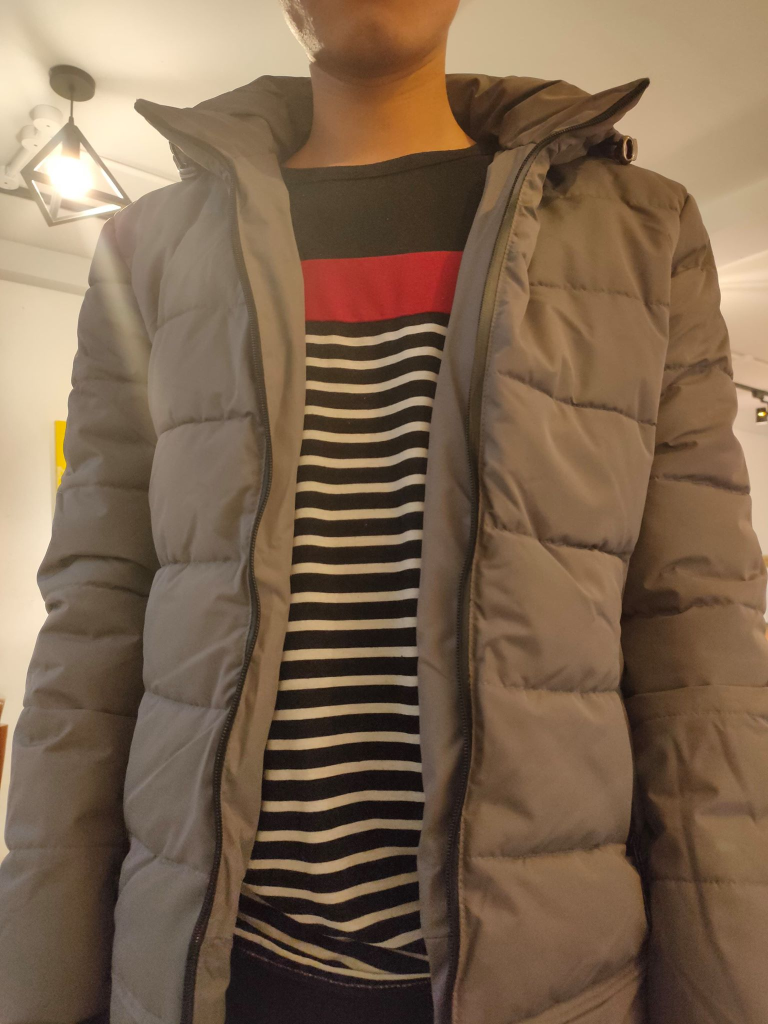
#> input picture image/79987005_1208862269503642_601202645851439104_n.jpg, 1536 x 2048 px (shown at 1/2 size)
$ python detectcolors.py ../image/79987005_1208862269503642_601202645851439104_n.jpg
#> lines starting #> are read from the running program, lines starting #| are printed output that depends on the picture; long printed decimals are rounded
 # -*- coding: utf-8 -*-

from sklearn.cluster import KMeans
import matplotlib.pyplot as plt
import numpy as np
import cv2
from collections import Counter
from skimage.color import rgb2lab, deltaE_cie76
import os
import sys

# get_ipython().run_line_magic('matplotlib', 'inline')

imgLink = sys.argv[1]

def get_image(image_path):
    image = cv2.imread(image_path)
#> image is the input picture: shape (2048, 1536, 3); mean B, G, R 79.4, 101.9, 125.5
    image = cv2.cvtColor(image, cv2.COLOR_BGR2RGB)
    return image

def get_colors(image, number_of_colors, show_chart):

#> called with number_of_colors = 3, show_chart = True
    modified_image = cv2.resize(
        image, (600, 400), interpolation=cv2.INTER_AREA)
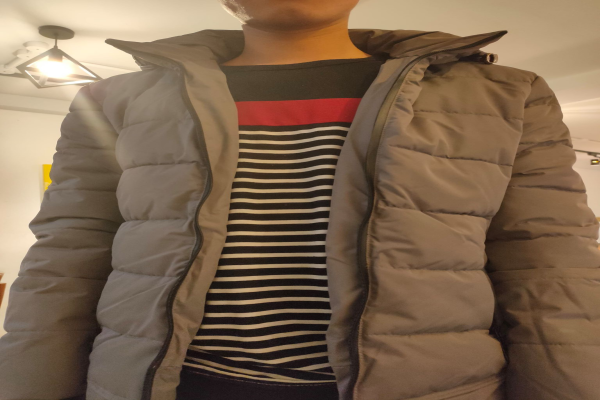
#> modified_image: shape (400, 600, 3); mean R, G, B 125.5, 101.9, 79.4
    modified_image = modified_image.reshape(
        modified_image.shape[0]*modified_image.shape[1], 3)

    # n_clusters: số màu lấy ra
    clf = KMeans(n_clusters=number_of_colors)
    labels = clf.fit_predict(modified_image)

    counts = Counter(labels)
#> counts = {2: 43445, 0: 136611, 1: 59944}

    center_colors = list(clf.cluster_centers_)
    max_value = max(counts.values())
#> max_value = 136611
    max_index = 0
    for key, value in counts.items():
        if value == max_value:
            max_index = key
#> this loop made 3 passes
#> (key, value, max_index) on pass 2: (0, 136611, 0)
#> (key, value) on passes 1, 3: (2, 43445), (1, 59944)

    return list(center_colors[max_index])


x = get_colors(get_image(imgLink), 3, True)
#> x = [127, 99.1, 74.98]
print(x)
#| [127.000, 99.104, 74.982]
